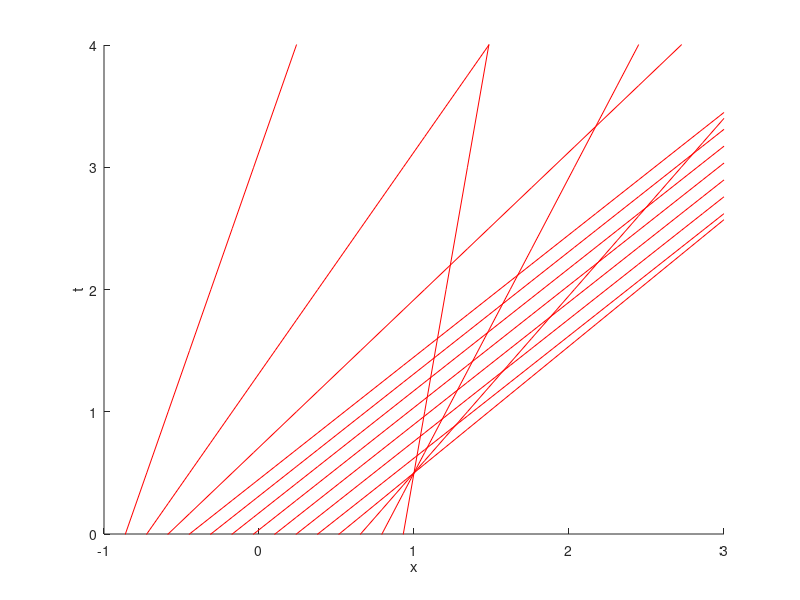

Here is the MATLAB script that generated this plot:
% Calcolo Scientifico
% Terzo Progetto
% Secondo Esercizio
% Terzo Punto
% Equazione di Burgers

clear all, close all

xmin=-1; xmax=3;
x=linspace(xmin,xmax,30);

% condizione iniziale c(x,0)=g(x)
g=@(x)0*(x<-1)+2*(x+1)*(x>=-1 && x<=-1/2)+1*(x>-1/2 && x<1/2)+2*(-x+1)*(x>=1/2 && x<=1)+0*(x>1);

% disegno le linee caratteristiche
figure, axis([xmin xmax 0 4]), hold on
x0=x;
for i=1:numel(x0)
    plot(x,(x-x0(i))/g(x0(i)),'r');
end
xlabel('x')
ylabel('t')
hold off
